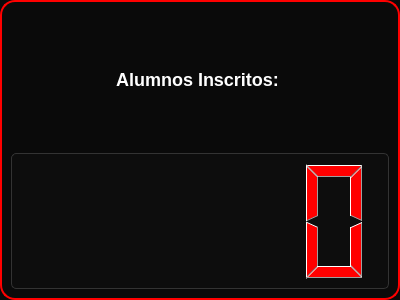
<?xml version="1.0" encoding="UTF-8"?>
<ui version="4.0">
 <class>Dialog</class>
 <widget class="QDialog" name="Dialog">
  <property name="geometry">
   <rect>
    <x>0</x>
    <y>0</y>
    <width>400</width>
    <height>300</height>
   </rect>
  </property>
  <property name="windowTitle">
   <string>Dialog</string>
  </property>
  <property name="styleSheet">
   <string notr="true">/* =========================================
   ESTILO DEL DIÁLOGO DE ASISTENCIA
   ========================================= */
QDialog {
    background-color: #0a0a0a;
    border: 2px solid #ff0000; /* Borde neón */
    border-radius: 15px;
}

/* Estilo para el contador digital */
QLCDNumber {
    background-color: #0d0d0d;
    border: 1px solid #333333;
    color: #ff0000; /* Números rojos */
    border-radius: 5px;
    padding: 10px;
}

/* Títulos dentro del diálogo */
QLabel {
    color: white;
    font-size: 18px;
    font-weight: bold;
    text-transform: uppercase;
}

/* Botón de cerrar/aceptar */
QPushButton {
    background-color: #ff0000;
    color: white;
    border-radius: 8px;
    padding: 8px 20px;
    font-weight: bold;
}

QPushButton:hover {
    background-color: #cc0000;
}</string>
  </property>
  <layout class="QVBoxLayout" name="verticalLayout_2">
   <item>
    <layout class="QHBoxLayout" name="horizontalLayout">
     <item>
      <widget class="QLabel" name="label">
       <property name="text">
        <string>Alumnos Inscritos: </string>
       </property>
       <property name="alignment">
        <set>Qt::AlignCenter</set>
       </property>
      </widget>
     </item>
    </layout>
   </item>
   <item>
    <widget class="QLCDNumber" name="lcdNumber">
     <property name="layoutDirection">
      <enum>Qt::LeftToRight</enum>
     </property>
    </widget>
   </item>
  </layout>
 </widget>
 <resources/>
 <connections/>
</ui>
